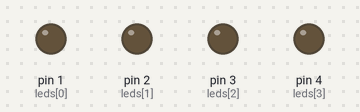
Simulated run of this sketch. Board: Arduino Uno, built with avr-gcc and run on an emulated ATmega328P. Parts: output pins drawn as LEDs (lit = HIGH).

Above: at 0.5 s.
At 2.5 s:
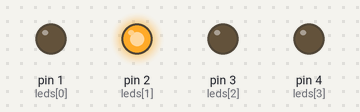
At 4.5 s:
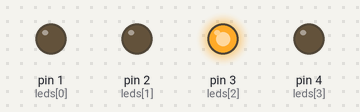
At 9.5 s:
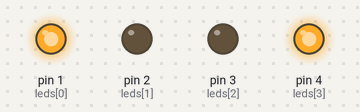
At 14.5 s:
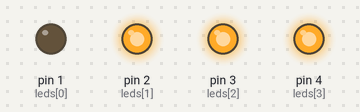
At 19.5 s:
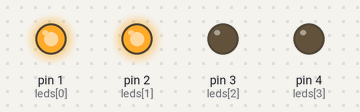
Timing chart, 0 to 20.8 s (numbered marks = the images above):
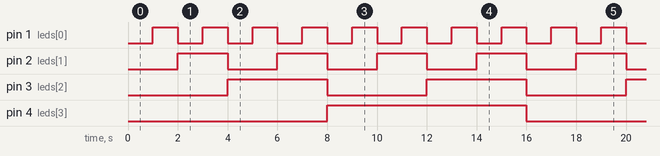

Measured:
- by itself, pin 1 (leds[0]): alternates HIGH for 1.0 s and LOW for 1.0 s
- by itself, pin 2 (leds[1]): alternates HIGH for 2.0 s and LOW for 2.0 s
- by itself, pin 3 (leds[2]): alternates HIGH for 4.0 s and LOW for 4.0 s
- by itself, pin 4 (leds[3]): alternates HIGH for 8.0 s and LOW for 8.0 s

The sketch:

3.ino
```cpp
// Definição dos pinos dos LEDs
int leds[4] = {1,2,3,4};

void setup() {
  // Configura todos os pinos como saída
  for (int i = 0; i < 4; i++) {
    pinMode(leds[i], OUTPUT);
  }
}

void loop() {
  // Contagem de 0 a 15 (4 bits = 16 combinações)
  for (int numero = 0; numero < 16; numero++) {
    for (int bit = 0; bit < 4; bit++) {
      // Verifica se o bit atual está "1" ou "0"
      int estado = (numero >> bit) & 1;
      digitalWrite(leds[bit], estado);
    }
    delay(1000); // Espera 1 segundo antes de mudar o número
  }
}
```
